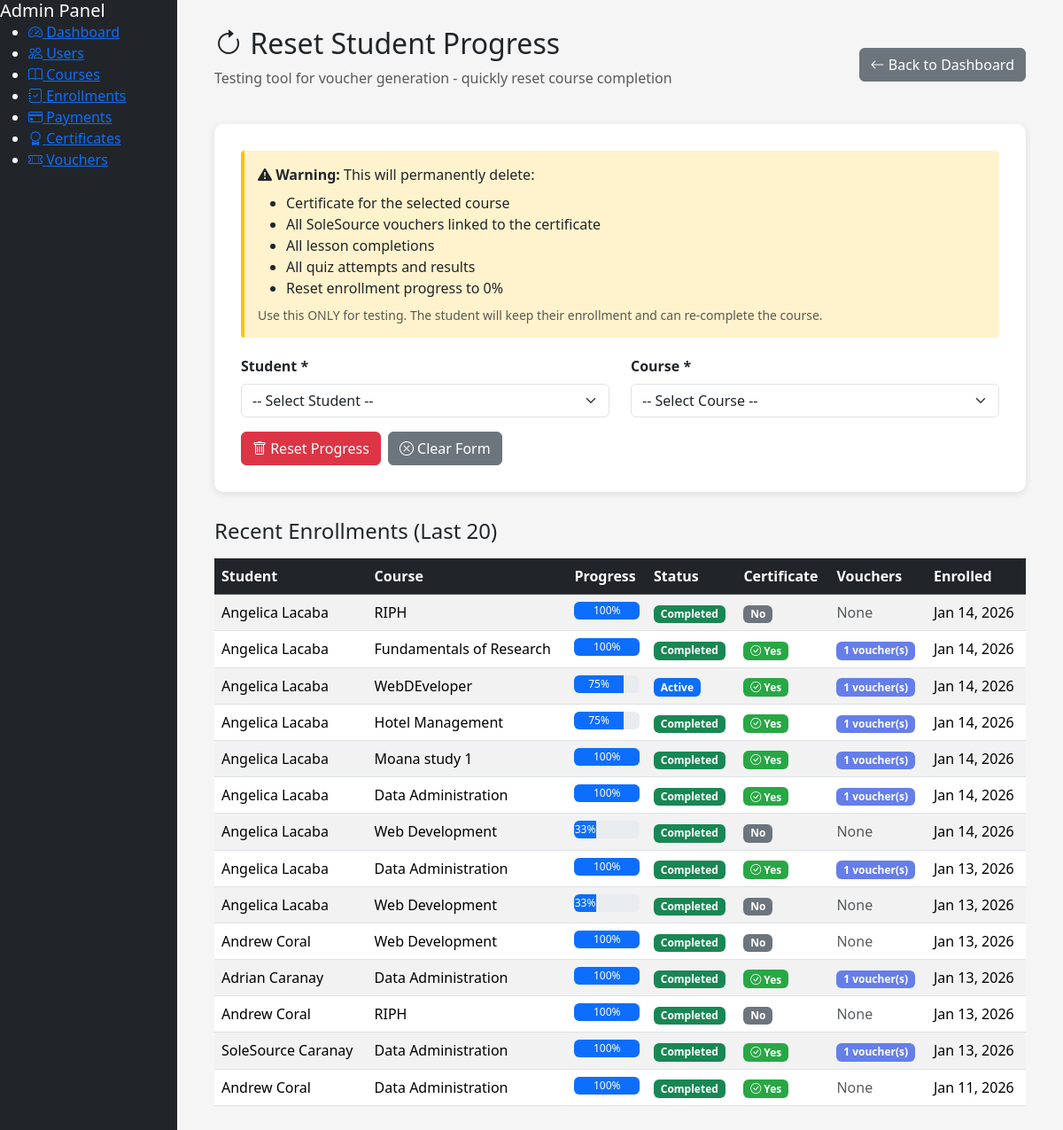
Page /admin/reset_student_test.php (signed in) on the earlier database version.
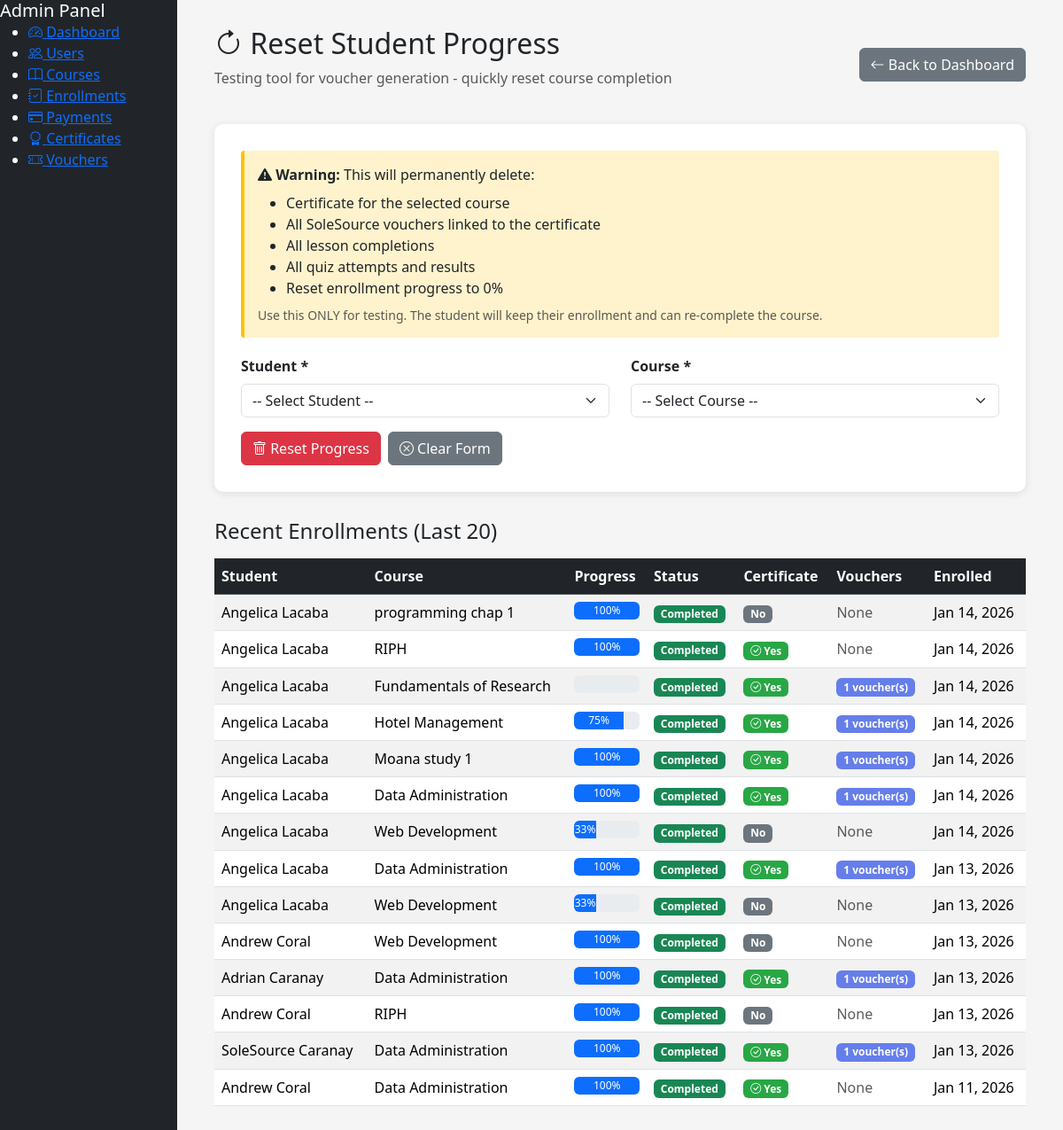
Same page on the later database version.
### tables this page shows
CREATE TABLE `enrollments` (
  `enrollmentID` int(11) NOT NULL,
  `userID` int(11) NOT NULL,
  `courseID` int(11) NOT NULL,
  `paymentID` int(11) DEFAULT NULL,
  `progressPercentage` decimal(5,2) DEFAULT 0.00,
  `enrolledAt` timestamp NOT NULL DEFAULT current_timestamp(),
  `completedAt` timestamp NULL DEFAULT NULL,
  `status` enum('active','completed','dropped','pending') DEFAULT 'active'
);

CREATE TABLE `users` (
  `userID` int(11) NOT NULL,
  `email` varchar(255) NOT NULL,
  `passwordHash` varchar(255) NOT NULL,
  `firstName` varchar(100) NOT NULL,
  `lastName` varchar(100) NOT NULL,
  `middleInitial` varchar(5) NOT NULL,
  `phone` varchar(20) DEFAULT NULL,
  `avatar` varchar(255) DEFAULT NULL,
  `phoneVerified` tinyint(1) DEFAULT 0,
  `emailVerified` tinyint(1) DEFAULT 0,
  `role` enum('student','instructor','admin') DEFAULT 'student',
  `status` enum('active','inactive','suspended') DEFAULT 'active',
  `createdAt` timestamp NOT NULL DEFAULT current_timestamp(),
  `studentNumber` varchar(50) DEFAULT NULL,
  `teacherNumber` varchar(50) DEFAULT NULL
);

CREATE TABLE `courses` (
  `courseID` int(11) NOT NULL,
  `teacherID` int(11) NOT NULL,
  `title` varchar(255) NOT NULL,
  `description` text DEFAULT NULL,
  `price` decimal(10,2) DEFAULT 0.00,
  `category` varchar(100) DEFAULT NULL,
  `status` enum('draft','published','archived') DEFAULT 'draft',
  `passingScore` int(11) DEFAULT 70,
  `createdAt` timestamp NOT NULL DEFAULT current_timestamp()
);

### admin/reset_student_test.php (the view, shortened to what this page needs)
<?php
require_once '../database/db_connect.php';
$enrollments = $conn->query("
    SELECT
        e.*,
        u.firstName,
        u.lastName,
        c.title as courseTitle,
        (SELECT COUNT(*) FROM certificates WHERE userID = e.userID AND courseID = e.courseID) as hasCertificate,
        (SELECT COUNT(*) FROM vouchers v
         JOIN certificates cert ON v.certificateID = cert.certificateID
         WHERE cert.userID = e.userID AND cert.courseID = e.courseID) as voucherCount
    FROM enrollments e
    JOIN users u ON e.userID = u.userID
    JOIN courses c ON e.courseID = c.courseID
    WHERE u.role = 'student'
    ORDER BY e.enrolledAt DESC
    LIMIT 20
")->fetchAll();
?>
<!DOCTYPE html>
<html lang="en">
<head>
    <link href="https://cdn.jsdelivr.net/npm/bootstrap@5.3.3/dist/css/bootstrap.min.css" rel="stylesheet">
    <link rel="stylesheet" href="https://cdn.jsdelivr.net/npm/bootstrap-icons@1.11.1/font/bootstrap-icons.css">
</head>
<body>
    <div class="container-fluid">
        <div class="row">
            <div class="col-md-2 bg-dark text-white p-0">
                <?php include 'includes/sidebar.php'; ?>
            </div>
            <div class="col-md-10">
                <div class="main-content">
                    <div class="d-flex justify-content-between align-items-center mb-4">
                        <div>
                            <h2><i class="bi bi-arrow-clockwise"></i> Reset Student Progress</h2>
                            <p class="text-muted">Testing tool for voucher generation - quickly reset course completion</p>
                        </div>
                        <a href="dashboard.php" class="btn btn-secondary">
                            <i class="bi bi-arrow-left"></i> Back to Dashboard
                        </a>
                    </div>
                    <div class="reset-card">
                        <div class="warning-box">
                            <i class="bi bi-exclamation-triangle-fill"></i>
                            <strong>Warning:</strong> This will permanently delete:
                            <ul class="mb-0 mt-2">
                                <li>Certificate for the selected course</li>
                                <li>All SoleSource vouchers linked to the certificate</li>
                                <li>All lesson completions</li>
                                <li>All quiz attempts and results</li>
                                <li>Reset enrollment progress to 0%</li>
                            </ul>
                            <small class="text-muted mt-2 d-block">Use this ONLY for testing. The student will keep their enrollment and can re-complete the course.</small>
                        </div>
                        <form method="POST" id="resetForm">
                            <div class="row">
                                <div class="col-md-6 mb-3">
                                    <label class="form-label fw-bold">Student *</label>
                                    <select name="student_id" class="form-select" required>
                                        <option value="">-- Select Student --</option>
                                    </select>
                                </div>
                                <div class="col-md-6 mb-3">
                                    <label class="form-label fw-bold">Course *</label>
                                    <select name="course_id" class="form-select" required>
                                        <option value="">-- Select Course --</option>
                                    </select>
                                </div>
                            </div>
                            <div class="d-flex gap-2">
                                <button type="submit" class="btn btn-danger" onclick="return confirm('⚠️ This will DELETE all progress, certificates, vouchers, and quiz results for this student/course combination.\n\nAre you sure you want to continue?')">
                                    <i class="bi bi-trash"></i> Reset Progress
                                </button>
                                <button type="reset" class="btn btn-secondary">
                                    <i class="bi bi-x-circle"></i> Clear Form
                                </button>
                            </div>
                        </form>
                    </div>
                    <div class="enrollment-table">
                        <h4 class="mb-3">Recent Enrollments (Last 20)</h4>
                        <div class="table-responsive">
                            <table class="table table-striped table-hover">
                                <thead class="table-dark">
                                    <tr>
                                        <th>Student</th>
                                        <th>Course</th>
                                        <th>Progress</th>
                                        <th>Status</th>
                                        <th>Certificate</th>
                                        <th>Vouchers</th>
                                        <th>Enrolled</th>
                                    </tr>
                                </thead>
                                <tbody>
                                    <?php if (empty($enrollments)): ?>
                                        <tr>
                                            <td colspan="7" class="text-center text-muted">No enrollments found</td>
                                        </tr>
                                    <?php else: ?>
                                        <?php foreach ($enrollments as $enroll): ?>
                                            <tr>
                                                <td><?php echo htmlspecialchars($enroll['firstName'] . ' ' . $enroll['lastName']); ?></td>
                                                <td><?php echo htmlspecialchars($enroll['courseTitle']); ?></td>
                                                <td>
                                                    <div class="progress" style="height: 20px;">
                                                        <div class="progress-bar" role="progressbar"
                                                             style="width: <?php echo $enroll['progressPercentage']; ?>%"
                                                             aria-valuenow="<?php echo $enroll['progressPercentage']; ?>"
                                                             aria-valuemin="0" aria-valuemax="100">
                                                            <?php echo round($enroll['progressPercentage']); ?>%
                                                        </div>
                                                    </div>
                                                </td>
                                                <td>
                                                    <span class="badge bg-<?php echo $enroll['status'] === 'completed' ? 'success' : 'primary'; ?>">
                                                        <?php echo ucfirst($enroll['status']); ?>
                                                    </span>
                                                </td>
                                                <td>
                                                    <?php if ($enroll['hasCertificate']): ?>
                                                        <span class="badge badge-cert"><i class="bi bi-check-circle"></i> Yes</span>
                                                    <?php else: ?>
                                                        <span class="badge bg-secondary">No</span>
                                                    <?php endif; ?>
                                                </td>
                                                <td>
                                                    <?php if ($enroll['voucherCount'] > 0): ?>
                                                        <span class="badge badge-voucher"><?php echo $enroll['voucherCount']; ?> voucher(s)</span>
                                                    <?php else: ?>
                                                        <span class="text-muted">None</span>
                                                    <?php endif; ?>
                                                </td>
                                                <td><?php echo date('M d, Y', strtotime($enroll['enrolledAt'])); ?></td>
                                            </tr>
                                        <?php endforeach; ?>
                                    <?php endif; ?>
                                </tbody>
                            </table>
                        </div>
                    </div>
                </div>
            </div>
        </div>
    </div>
</body>
</html>

### admin/includes/sidebar.php
<div class="sidebar">
    <div class="sidebar-header">
        <h5 class="mb-0">Admin Panel</h5>
    </div>
    <ul class="sidebar-menu">
        <li class="menu-item">
            <a href="dashboard.php" class="menu-link <?php echo basename($_SERVER['PHP_SELF']) == 'dashboard.php' ? 'active' : ''; ?>">
                <i class="bi bi-speedometer2"></i>
                <span>Dashboard</span>
            </a>
        </li>
        <li class="menu-item">
            <a href="users.php" class="menu-link <?php echo basename($_SERVER['PHP_SELF']) == 'users.php' ? 'active' : ''; ?>">
                <i class="bi bi-people"></i>
                <span>Users</span>
            </a>
        </li>
        <li class="menu-item">
            <a href="courses.php" class="menu-link <?php echo basename($_SERVER['PHP_SELF']) == 'courses.php' ? 'active' : ''; ?>">
                <i class="bi bi-book"></i>
                <span>Courses</span>
            </a>
        </li>
        <li class="menu-item">
            <a href="enrollments.php" class="menu-link <?php echo basename($_SERVER['PHP_SELF']) == 'enrollments.php' ? 'active' : ''; ?>">
                <i class="bi bi-journal-check"></i>
                <span>Enrollments</span>
            </a>
        </li>
        <li class="menu-item">
            <a href="payments.php" class="menu-link <?php echo basename($_SERVER['PHP_SELF']) == 'payments.php' ? 'active' : ''; ?>">
                <i class="bi bi-credit-card"></i>
                <span>Payments</span>
            </a>
        </li>
        <li class="menu-item">
            <a href="certificates.php" class="menu-link <?php echo basename($_SERVER['PHP_SELF']) == 'certificates.php' ? 'active' : ''; ?>">
                <i class="bi bi-award"></i>
                <span>Certificates</span>
            </a>
        </li>
        <li class="menu-item">
            <a href="vouchers.php" class="menu-link <?php echo basename($_SERVER['PHP_SELF']) == 'vouchers.php' ? 'active' : ''; ?>">
                <i class="bi bi-ticket-perforated"></i>
                <span>Vouchers</span>
            </a>
        </li>
    </ul>
</div>

### admin/reset_student_test.php (style rules this page uses)
body { background: #f5f5f5; }
.main-content { padding: 30px; }
.reset-card { background: white; border-radius: 10px; padding: 30px; box-shadow: 0 2px 8px rgba(0,0,0,0.1); }
.warning-box { background: #fff3cd; border-left: 4px solid #ffc107; padding: 15px; border-radius: 4px; margin-bottom: 20px; }
.enrollment-table { margin-top: 30px; }
.badge-cert { background: #28a745; }
.badge-voucher { background: #667eea; }

Differences in the rows shown:
removed enrollments: userID.lastName "Angelica Lacaba", courseID.title "WebDEveloper", progressPercentage "75", status "Active", shows "Yes", voucherCount "1", enrolledAt "Jan 14, 2026"
added enrollments: userID.lastName "Angelica Lacaba", courseID.title "programming chap 1", progressPercentage "100", status "Completed", shows "No", shows "None", enrolledAt "Jan 14, 2026"
changed enrollments (number 2 of 14 on the later page): text "No" → "Yes"
changed enrollments "Fundamentals of Research": progressPercentage "100" → (not shown)
